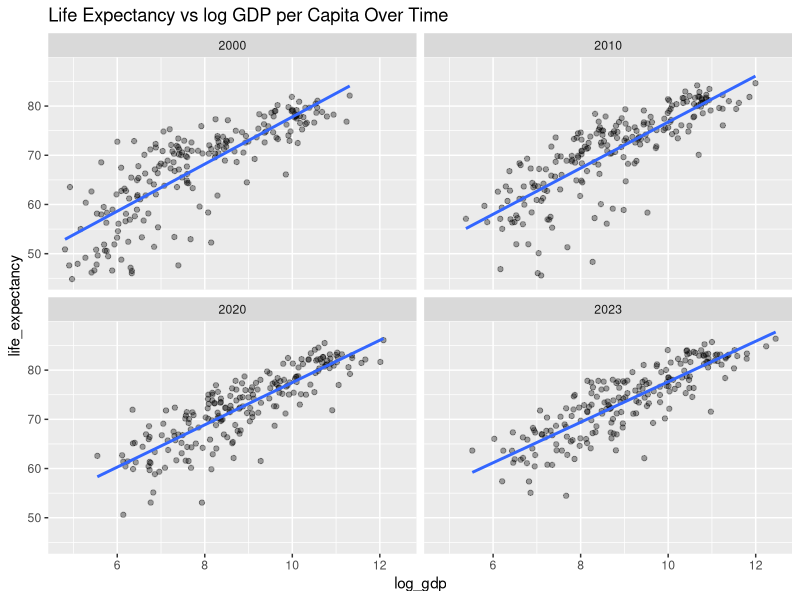

This figure's R source:
library(tidyverse)
library(readr)

df <- read_csv("data_clean/wb_gdp_life_clean.csv")

years_keep <- c(2000, 2010, 2020, 2023)

df2 <- df %>% filter(year %in% years_keep)

p <- ggplot(df2, aes(x = log_gdp, y = life_expectancy)) +
  geom_point(alpha = 0.35) +
  geom_smooth(method = "lm", se = FALSE) +
  facet_wrap(~year) +
  labs(title = "Life Expectancy vs log GDP per Capita Over Time")

ggsave("outputs/figures/scatter_over_time_facets.png", p, width = 10, height = 6)
